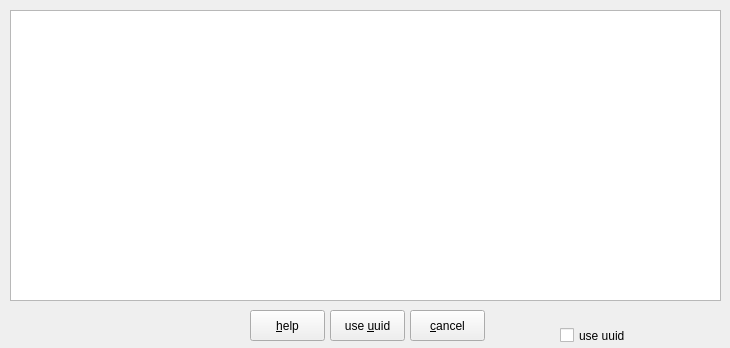
<?xml version="1.0" encoding="UTF-8"?>
<ui version="4.0">
 <class>PartitionView</class>
 <widget class="QDialog" name="PartitionView">
  <property name="windowModality">
   <enum>Qt::ApplicationModal</enum>
  </property>
  <property name="geometry">
   <rect>
    <x>0</x>
    <y>0</y>
    <width>730</width>
    <height>348</height>
   </rect>
  </property>
  <property name="windowTitle">
   <string>select a partition to open</string>
  </property>
  <property name="modal">
   <bool>true</bool>
  </property>
  <widget class="QTableWidget" name="tableWidget">
   <property name="geometry">
    <rect>
     <x>10</x>
     <y>10</y>
     <width>711</width>
     <height>291</height>
    </rect>
   </property>
   <property name="editTriggers">
    <set>QAbstractItemView::NoEditTriggers</set>
   </property>
   <property name="tabKeyNavigation">
    <bool>false</bool>
   </property>
   <property name="showDropIndicator" stdset="0">
    <bool>false</bool>
   </property>
   <property name="dragDropOverwriteMode">
    <bool>false</bool>
   </property>
   <property name="selectionMode">
    <enum>QAbstractItemView::NoSelection</enum>
   </property>
   <property name="selectionBehavior">
    <enum>QAbstractItemView::SelectRows</enum>
   </property>
   <property name="showGrid">
    <bool>false</bool>
   </property>
   <property name="columnCount">
    <number>5</number>
   </property>
   <attribute name="horizontalHeaderVisible">
    <bool>false</bool>
   </attribute>
   <attribute name="verticalHeaderVisible">
    <bool>false</bool>
   </attribute>
   <column>
    <property name="text">
     <string>partition</string>
    </property>
    <property name="textAlignment">
     <set>AlignHCenter|AlignVCenter|AlignCenter</set>
    </property>
   </column>
   <column>
    <property name="text">
     <string>size</string>
    </property>
    <property name="textAlignment">
     <set>AlignHCenter|AlignVCenter|AlignCenter</set>
    </property>
   </column>
   <column>
    <property name="text">
     <string>label</string>
    </property>
    <property name="textAlignment">
     <set>AlignHCenter|AlignVCenter|AlignCenter</set>
    </property>
   </column>
   <column>
    <property name="text">
     <string>type</string>
    </property>
    <property name="textAlignment">
     <set>AlignHCenter|AlignVCenter|AlignCenter</set>
    </property>
   </column>
   <column>
    <property name="text">
     <string>uuid</string>
    </property>
    <property name="textAlignment">
     <set>AlignHCenter|AlignVCenter|AlignCenter</set>
    </property>
   </column>
  </widget>
  <widget class="QCheckBox" name="checkBoxUUID">
   <property name="enabled">
    <bool>true</bool>
   </property>
   <property name="geometry">
    <rect>
     <x>560</x>
     <y>320</y>
     <width>71</width>
     <height>31</height>
    </rect>
   </property>
   <property name="text">
    <string>use uuid</string>
   </property>
  </widget>
  <widget class="QPushButton" name="pbHelp">
   <property name="geometry">
    <rect>
     <x>250</x>
     <y>310</y>
     <width>75</width>
     <height>31</height>
    </rect>
   </property>
   <property name="text">
    <string>&amp;help</string>
   </property>
   <property name="autoDefault">
    <bool>false</bool>
   </property>
  </widget>
  <widget class="QPushButton" name="pbUUID">
   <property name="geometry">
    <rect>
     <x>330</x>
     <y>310</y>
     <width>75</width>
     <height>31</height>
    </rect>
   </property>
   <property name="text">
    <string>use &amp;uuid</string>
   </property>
   <property name="autoDefault">
    <bool>false</bool>
   </property>
  </widget>
  <widget class="QPushButton" name="pbCancel">
   <property name="geometry">
    <rect>
     <x>410</x>
     <y>310</y>
     <width>75</width>
     <height>31</height>
    </rect>
   </property>
   <property name="text">
    <string>&amp;cancel</string>
   </property>
   <property name="autoDefault">
    <bool>false</bool>
   </property>
   <property name="default">
    <bool>false</bool>
   </property>
  </widget>
 </widget>
 <tabstops>
  <tabstop>tableWidget</tabstop>
  <tabstop>checkBoxUUID</tabstop>
 </tabstops>
 <resources/>
 <connections/>
</ui>
